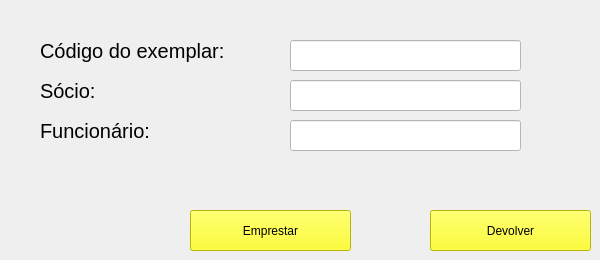
    <widget class="QWidget" name="tab_3">
     <attribute name="title">
      <string>Emprestimos</string>
     </attribute>
     <widget class="QPushButton" name="Emprestar">
      <property name="geometry">
       <rect>
        <x>190</x>
        <y>210</y>
        <width>161</width>
        <height>41</height>
       </rect>
      </property>
      <property name="styleSheet">
       <string notr="true">background-color: rgb(255, 255, 0);</string>
      </property>
      <property name="text">
       <string>Emprestar</string>
      </property>
     </widget>
     <widget class="QLabel" name="Socio">
      <property name="geometry">
       <rect>
        <x>40</x>
        <y>70</y>
        <width>171</width>
        <height>41</height>
       </rect>
      </property>
      <property name="font">
       <font>
        <pointsize>15</pointsize>
       </font>
      </property>
      <property name="lineWidth">
       <number>1</number>
      </property>
      <property name="text">
       <string>Sócio:</string>
      </property>
     </widget>
     <widget class="QLineEdit" name="InsertSocio">
      <property name="geometry">
       <rect>
        <x>290</x>
        <y>80</y>
        <width>231</width>
        <height>31</height>
       </rect>
      </property>
      <property name="styleSheet">
       <string notr="true">background-color: rgb(255, 255, 255);</string>
      </property>
     </widget>
     <widget class="QLabel" name="CodigoExemplar">
      <property name="geometry">
       <rect>
        <x>40</x>
        <y>30</y>
        <width>241</width>
        <height>41</height>
       </rect>
      </property>
      <property name="font">
       <font>
        <pointsize>15</pointsize>
       </font>
      </property>
      <property name="lineWidth">
       <number>1</number>
      </property>
      <property name="text">
       <string>Código do exemplar:</string>
      </property>
     </widget>
     <widget class="QLineEdit" name="InsertCodigoExemplar">
      <property name="geometry">
       <rect>
        <x>290</x>
        <y>40</y>
        <width>231</width>
        <height>31</height>
       </rect>
      </property>
      <property name="styleSheet">
       <string notr="true">background-color: rgb(255, 255, 255);</string>
      </property>
     </widget>
     <widget class="QPushButton" name="Devolver">
      <property name="geometry">
       <rect>
        <x>430</x>
        <y>210</y>
        <width>161</width>
        <height>41</height>
       </rect>
      </property>
      <property name="styleSheet">
       <string notr="true">background-color: rgb(255, 255, 0);</string>
      </property>
      <property name="text">
       <string>Devolver</string>
      </property>
     </widget>
     <widget class="QLineEdit" name="InsertFuncionario">
      <property name="geometry">
       <rect>
        <x>290</x>
        <y>120</y>
        <width>231</width>
        <height>31</height>
       </rect>
      </property>
      <property name="styleSheet">
       <string notr="true">background-color: rgb(255, 255, 255);</string>
      </property>
     </widget>
     <widget class="QLabel" name="Funcionario_2">
      <property name="geometry">
       <rect>
        <x>40</x>
        <y>110</y>
        <width>171</width>
        <height>41</height>
       </rect>
      </property>
      <property name="font">
       <font>
        <pointsize>15</pointsize>
       </font>
      </property>
      <property name="lineWidth">
       <number>1</number>
      </property>
      <property name="text">
       <string>Funcionário:</string>
      </property>
     </widget>
    </widget>
